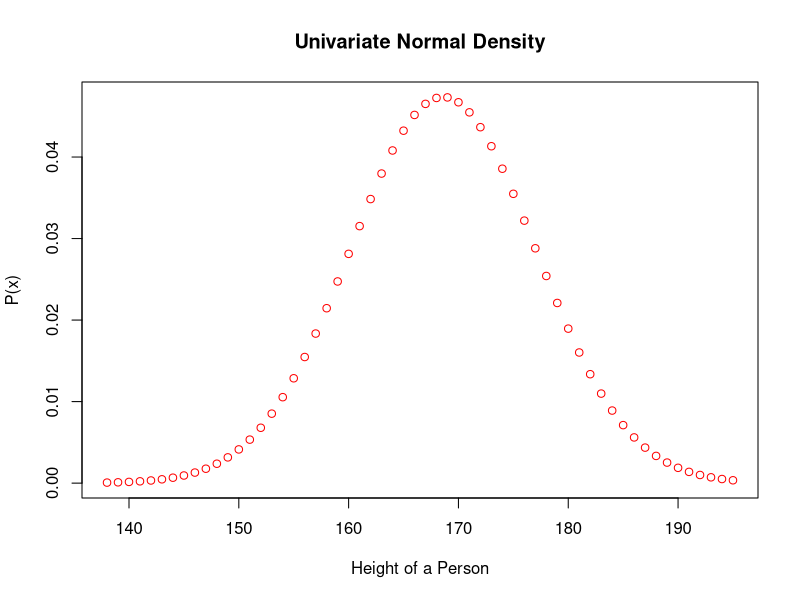

The R script that drew this image: (Note: this script raises an error after producing the figure.)
uvtrain <- function(hdata)
{
  hv <- vector(mode = "numeric", length = 0)
  pv <- vector(mode = "numeric", length = 0)
  hmin <- min(hdata)-15
  hmax <- max(hdata)+15
  m <- mean(hdata)
  v <- var(hdata)
  cat("Mean of hdata",m)
  cat("Variance of hdata",v)
  for (h in hmin:hmax) {
    r <- (h-m)^2/v
    p <- (1/(sqrt(2*pi*v)))*exp(-0.5*r)
    hv <- c(hv,h)
    pv <- c(pv,p)
  }
  plot(hv, pv, xlab = "Height of a Person", ylab = "P(x)", main = "Univariate Normal Density",col = "red")
  return(list(m,v))
}
uvtest <- function(m,v,ht)
{
  r <- (ht-m)^2 / v
  pt <- (1/(sqrt(2*pi*v)))*exp(-0.5*r)
  if (pt >= 0.00005)
  {
    print("The given height of a person is adult")
  }else{
    print("The given height of a person is not adult")
  }
}

hdata <- c(165,170,153,178,167,175,180,159,166,173)
mv <- uvtrain(hdata)
ht <- as.numeric(readline(prompt = "Enter the height of a person : "))
m <- as.numeric(mv[1])
v <- as.numeric(mv[2])
uvtest(m,v,ht)
